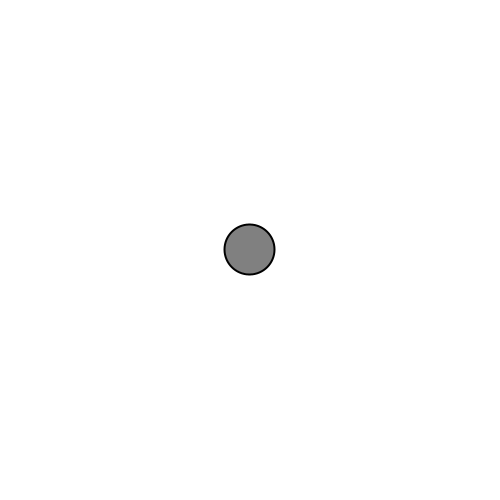
Frame 1 (no input)
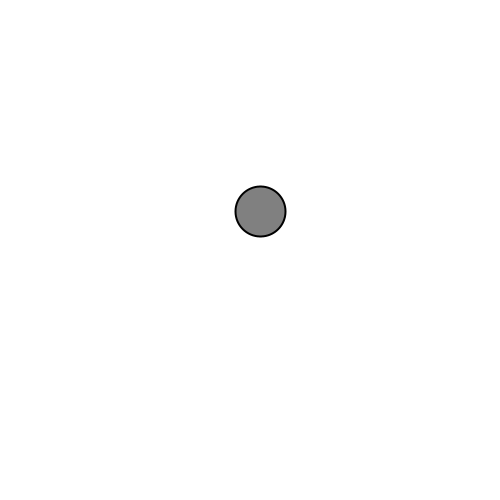
Frame 60 (the mouse pressed at the canvas centre just before this capture)
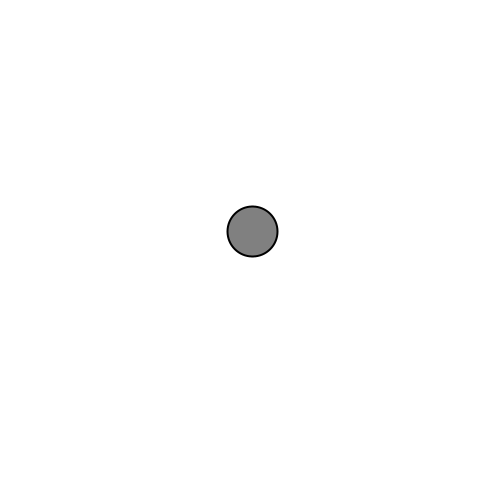
Frame 120 (the mouse held since frame 60 and released just before this capture)

The Processing sketch that drew these frames (run headless with seeded random() and noise(); from frame 60 on, the mouse is pressed at the canvas centre):

// Processing sketch: Vector_Accleration
// ── Vector_Accleration.pde
RollingBall m;

void setup()
{
  size(500,500);
  m=new RollingBall();
}

void draw()
{
  background(255);
  m.update();
  m.edges();
  m.display();
}

// ── Mover 2.pde
class RollingBall
{
  
  PVector location;
  PVector velocity;
  PVector accleration;
  
  RollingBall()
  {
   
    location=new PVector(width/2,height/2);
    velocity=new PVector(0,0);
    accleration=new PVector(0,0);
  }
  
  void update()
  {
    //Assigining random value to accleration
    accleration= PVector.random2D();
    
    velocity.add(accleration);
    location.add(velocity);
    velocity.limit(2);
  }
  
  void edges()
  {
    if(location.x>width) location.x=0;
    if(location.y<0) location.x=width;
    if(location.y>height) location.y=0;
    if(location.y<0) location.x=height;
  }
  
  void display()
  {
    stroke(0);
    strokeWeight(2);
    fill(128);
    ellipse(location.x,location.y,50,50);
  }
}
